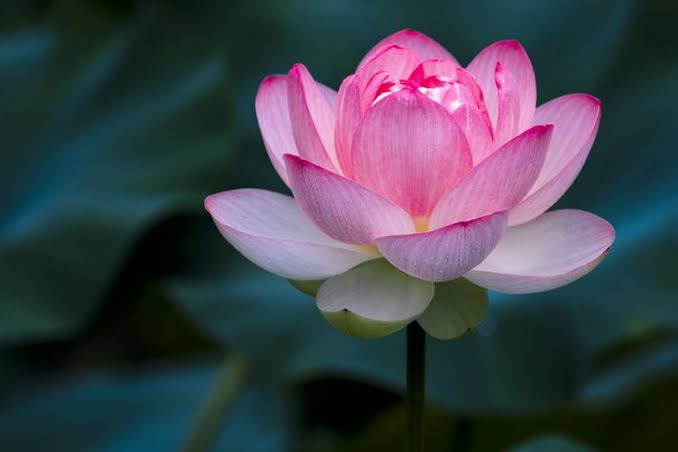
#> input picture images.jpeg, 678 x 452 px, found by its file name
$ python Untitled-1.py
#> lines starting #> are read from the running program, lines starting #| are printed output that depends on the picture; after the words box and inside, x2 and y2 are one past the last pixel; in counts of white or black regions, pixels touching at a corner belong together
from unittest import result
import pandas
import cv2
import numpy as np

def readimg(filename):
#> called with filename = 'E:\\project\\images.jpeg'
    img=cv2.imread(filename)
#> img is the input picture: shape (452, 678, 3); mean B, G, R 76.2, 66.4, 64.5
    return img

def egde_detection(img,line_width,blur):
#> called with line_width = 9, blur = 7
    gray=cv2.cvtColor(img,cv2.COLOR_BGR2GRAY)
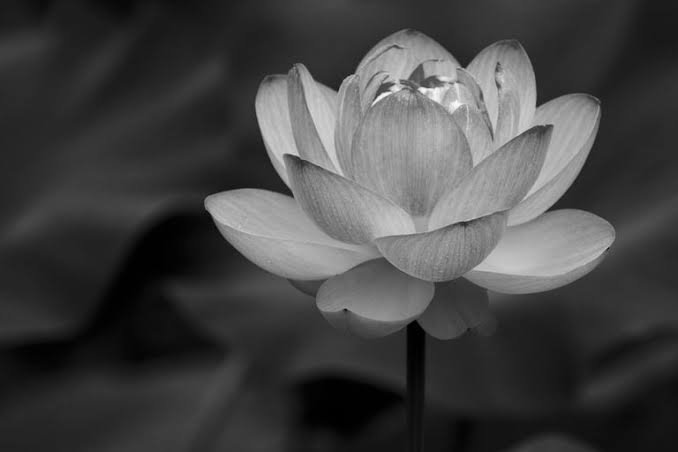
#> gray: shape (452, 678); min 0, max 250, mean 66.9
    grayblur=cv2.medianBlur(gray,blur)
    edges=cv2.adaptiveThreshold(grayblur,255,cv2.ADAPTIVE_THRESH_MEAN_C,cv2.THRESH_BINARY,line_width,blur)
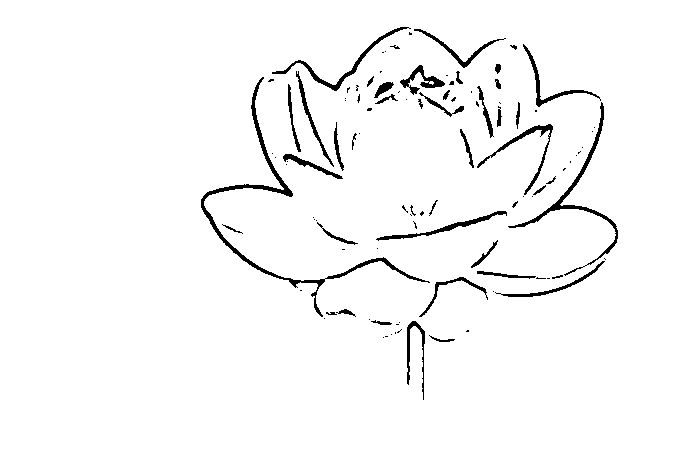
#> edges: shape (452, 678); 96.8% white; 103 black regions (62 under 20 px), largest, box (x1, y1, x2, y2) and area: (201, 77, 430, 317) 1894, (508, 102, 618, 276) 1026, (272, 27, 411, 91) 633
    return edges

def colorquant(img,k):
#> called with k = 4
    data=np.float32(img).reshape((-1,3))
    criteria=(cv2.TermCriteria_EPS + cv2.TermCriteria_MAX_ITER,20,0.001)
    ret,label,center=cv2.kmeans(data,k,None,criteria,10,cv2.KMEANS_RANDOM_CENTERS)
#> ret = 253486615.6; center = [[139.8, 103.1, 154.9], [18.88, 27.9, 14.36], [185.9, 136.1, 208.8], [60.42, 58.38, 26.8]]
    center=np.uint8(center)
#> center = [[139, 103, 154], [18, 27, 14], [185, 136, 208], [60, 58, 26]]
    result=center[label.flatten()]
    result=result.reshape(img.shape)
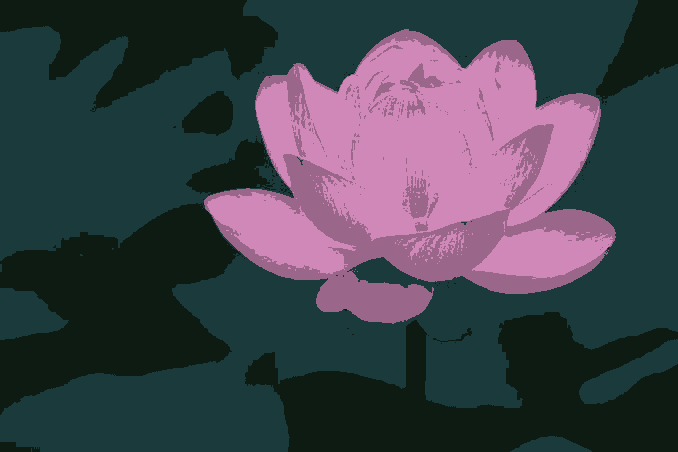
#> result: shape (452, 678, 3); mean B, G, R 75.5, 65.9, 63.8
    return result

img = readimg('E:\project\images.jpeg')
line_width=9
blur_value=7
totalcolors=4

edgeimg=egde_detection(img,line_width,blur_value)
img=colorquant(img,totalcolors)
blurred=cv2.bilateralFilter(img,d=7,sigmaColor=200,sigmaSpace=200)
cartoon=cv2.bitwise_and(blurred,blurred,mask=edgeimg)
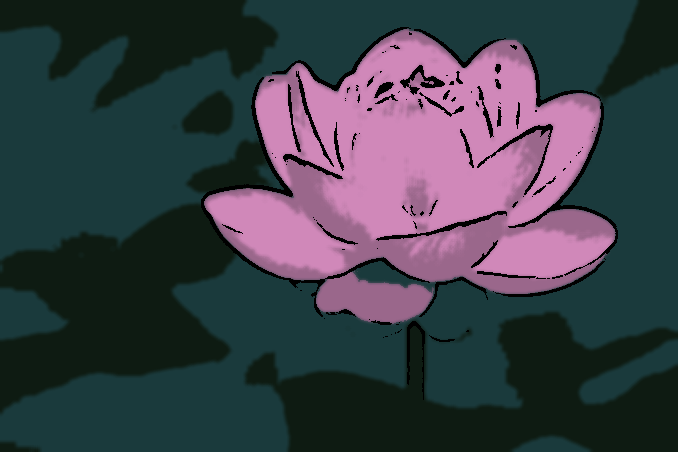
#> cartoon: shape (452, 678, 3); mean B, G, R 72.2, 63.2, 60.6
cv2.imwrite('cartoon.jpg',cartoon)
